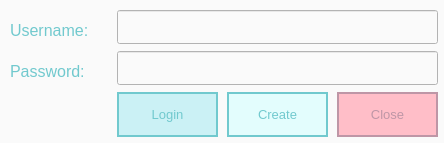
<?xml version="1.0" encoding="UTF-8"?>
<ui version="4.0">
 <class>Dialog</class>
 <widget class="QDialog" name="Dialog">
  <property name="geometry">
   <rect>
    <x>0</x>
    <y>0</y>
    <width>444</width>
    <height>143</height>
   </rect>
  </property>
  <property name="sizePolicy">
   <sizepolicy hsizetype="Maximum" vsizetype="Maximum">
    <horstretch>1</horstretch>
    <verstretch>1</verstretch>
   </sizepolicy>
  </property>
  <property name="minimumSize">
   <size>
    <width>444</width>
    <height>143</height>
   </size>
  </property>
  <property name="maximumSize">
   <size>
    <width>444</width>
    <height>143</height>
   </size>
  </property>
  <property name="sizeIncrement">
   <size>
    <width>1</width>
    <height>1</height>
   </size>
  </property>
  <property name="baseSize">
   <size>
    <width>1</width>
    <height>1</height>
   </size>
  </property>
  <property name="windowTitle">
   <string>Login</string>
  </property>
  <property name="autoFillBackground">
   <bool>false</bool>
  </property>
  <property name="styleSheet">
   <string notr="true">* {
	color:rgb(113, 201, 206);
	background-color: rgb(250, 250, 250);
}

.QPushButton {
	border-width: 2px;
	border-radius: 1em;
	border-style: solid;
	border-color: rgba(113, 201, 206, 255);
	background: rgba(227, 253, 253, 255);
}

#btnLogin {
	background: rgb(203, 241, 245);
}

#btnLogin:hover {
	background: rgba(203, 241, 245, 100);
}

#btnCreate:hover {
	background: rgba(227, 253, 253, 100);
}

#btnClose {
	color: rgb(190, 150, 166);
	background:  rgba(255, 190, 200, 255);
	border-color: rgb(190, 150, 166);
}

#btnClose:hover {
	background:  rgba(255, 170, 255, 100);
}</string>
  </property>
  <property name="inputMethodHints">
   <set>Qt::ImhHiddenText|Qt::ImhNoPredictiveText|Qt::ImhSensitiveData</set>
  </property>
  <widget class="QWidget" name="horizontalLayoutWidget">
   <property name="geometry">
    <rect>
     <x>10</x>
     <y>10</y>
     <width>428</width>
     <height>127</height>
    </rect>
   </property>
   <layout class="QHBoxLayout" name="horizontalLayout_2" stretch="0,0">
    <property name="spacing">
     <number>0</number>
    </property>
    <property name="sizeConstraint">
     <enum>QLayout::SetMinAndMaxSize</enum>
    </property>
    <item>
     <layout class="QVBoxLayout" name="verticalLayout_2" stretch="0,0,0">
      <property name="spacing">
       <number>0</number>
      </property>
      <property name="sizeConstraint">
       <enum>QLayout::SetFixedSize</enum>
      </property>
      <item>
       <widget class="QLabel" name="label">
        <property name="sizePolicy">
         <sizepolicy hsizetype="Preferred" vsizetype="Preferred">
          <horstretch>1</horstretch>
          <verstretch>1</verstretch>
         </sizepolicy>
        </property>
        <property name="minimumSize">
         <size>
          <width>101</width>
          <height>31</height>
         </size>
        </property>
        <property name="sizeIncrement">
         <size>
          <width>1</width>
          <height>1</height>
         </size>
        </property>
        <property name="font">
         <font>
          <family>Segoe UI</family>
          <pointsize>12</pointsize>
         </font>
        </property>
        <property name="text">
         <string>Username:</string>
        </property>
       </widget>
      </item>
      <item>
       <widget class="QLabel" name="label_2">
        <property name="sizePolicy">
         <sizepolicy hsizetype="Preferred" vsizetype="Preferred">
          <horstretch>1</horstretch>
          <verstretch>1</verstretch>
         </sizepolicy>
        </property>
        <property name="minimumSize">
         <size>
          <width>101</width>
          <height>31</height>
         </size>
        </property>
        <property name="sizeIncrement">
         <size>
          <width>1</width>
          <height>1</height>
         </size>
        </property>
        <property name="font">
         <font>
          <family>Segoe UI</family>
          <pointsize>12</pointsize>
         </font>
        </property>
        <property name="text">
         <string>Password:</string>
        </property>
       </widget>
      </item>
      <item>
       <spacer name="verticalSpacer">
        <property name="orientation">
         <enum>Qt::Vertical</enum>
        </property>
        <property name="sizeType">
         <enum>QSizePolicy::Expanding</enum>
        </property>
        <property name="sizeHint" stdset="0">
         <size>
          <width>20</width>
          <height>45</height>
         </size>
        </property>
       </spacer>
      </item>
     </layout>
    </item>
    <item>
     <layout class="QVBoxLayout" name="verticalLayout_3" stretch="0,0,0">
      <property name="spacing">
       <number>7</number>
      </property>
      <property name="sizeConstraint">
       <enum>QLayout::SetFixedSize</enum>
      </property>
      <item>
       <widget class="QLineEdit" name="editUsername">
        <property name="sizePolicy">
         <sizepolicy hsizetype="Preferred" vsizetype="Preferred">
          <horstretch>0</horstretch>
          <verstretch>0</verstretch>
         </sizepolicy>
        </property>
        <property name="minimumSize">
         <size>
          <width>321</width>
          <height>31</height>
         </size>
        </property>
        <property name="sizeIncrement">
         <size>
          <width>0</width>
          <height>0</height>
         </size>
        </property>
        <property name="baseSize">
         <size>
          <width>0</width>
          <height>0</height>
         </size>
        </property>
        <property name="font">
         <font>
          <family>Arial</family>
          <pointsize>12</pointsize>
         </font>
        </property>
       </widget>
      </item>
      <item>
       <widget class="QLineEdit" name="editPassword">
        <property name="sizePolicy">
         <sizepolicy hsizetype="Preferred" vsizetype="Preferred">
          <horstretch>0</horstretch>
          <verstretch>0</verstretch>
         </sizepolicy>
        </property>
        <property name="minimumSize">
         <size>
          <width>321</width>
          <height>31</height>
         </size>
        </property>
        <property name="sizeIncrement">
         <size>
          <width>0</width>
          <height>0</height>
         </size>
        </property>
        <property name="baseSize">
         <size>
          <width>0</width>
          <height>0</height>
         </size>
        </property>
        <property name="font">
         <font>
          <family>Arial</family>
          <pointsize>12</pointsize>
         </font>
        </property>
        <property name="inputMethodHints">
         <set>Qt::ImhHiddenText|Qt::ImhNoAutoUppercase|Qt::ImhNoPredictiveText|Qt::ImhSensitiveData</set>
        </property>
        <property name="inputMask">
         <string/>
        </property>
        <property name="echoMode">
         <enum>QLineEdit::Password</enum>
        </property>
       </widget>
      </item>
      <item>
       <layout class="QHBoxLayout" name="horizontalLayout_3" stretch="0,0,0">
        <property name="spacing">
         <number>7</number>
        </property>
        <property name="sizeConstraint">
         <enum>QLayout::SetFixedSize</enum>
        </property>
        <item alignment="Qt::AlignLeft">
         <widget class="QPushButton" name="btnLogin">
          <property name="sizePolicy">
           <sizepolicy hsizetype="Fixed" vsizetype="Fixed">
            <horstretch>0</horstretch>
            <verstretch>0</verstretch>
           </sizepolicy>
          </property>
          <property name="minimumSize">
           <size>
            <width>101</width>
            <height>45</height>
           </size>
          </property>
          <property name="sizeIncrement">
           <size>
            <width>0</width>
            <height>0</height>
           </size>
          </property>
          <property name="font">
           <font>
            <pointsize>10</pointsize>
           </font>
          </property>
          <property name="cursor">
           <cursorShape>PointingHandCursor</cursorShape>
          </property>
          <property name="autoFillBackground">
           <bool>false</bool>
          </property>
          <property name="styleSheet">
           <string notr="true"/>
          </property>
          <property name="text">
           <string>Login</string>
          </property>
          <property name="default">
           <bool>true</bool>
          </property>
          <property name="flat">
           <bool>false</bool>
          </property>
         </widget>
        </item>
        <item alignment="Qt::AlignHCenter">
         <widget class="QPushButton" name="btnCreate">
          <property name="sizePolicy">
           <sizepolicy hsizetype="Fixed" vsizetype="Fixed">
            <horstretch>0</horstretch>
            <verstretch>0</verstretch>
           </sizepolicy>
          </property>
          <property name="minimumSize">
           <size>
            <width>101</width>
            <height>45</height>
           </size>
          </property>
          <property name="sizeIncrement">
           <size>
            <width>0</width>
            <height>0</height>
           </size>
          </property>
          <property name="font">
           <font>
            <pointsize>10</pointsize>
           </font>
          </property>
          <property name="cursor">
           <cursorShape>PointingHandCursor</cursorShape>
          </property>
          <property name="autoFillBackground">
           <bool>false</bool>
          </property>
          <property name="text">
           <string>Create</string>
          </property>
          <property name="autoDefault">
           <bool>true</bool>
          </property>
          <property name="flat">
           <bool>false</bool>
          </property>
         </widget>
        </item>
        <item alignment="Qt::AlignRight">
         <widget class="QPushButton" name="btnClose">
          <property name="sizePolicy">
           <sizepolicy hsizetype="Fixed" vsizetype="Fixed">
            <horstretch>0</horstretch>
            <verstretch>0</verstretch>
           </sizepolicy>
          </property>
          <property name="minimumSize">
           <size>
            <width>101</width>
            <height>45</height>
           </size>
          </property>
          <property name="sizeIncrement">
           <size>
            <width>0</width>
            <height>0</height>
           </size>
          </property>
          <property name="font">
           <font>
            <pointsize>10</pointsize>
           </font>
          </property>
          <property name="cursor">
           <cursorShape>PointingHandCursor</cursorShape>
          </property>
          <property name="autoFillBackground">
           <bool>false</bool>
          </property>
          <property name="text">
           <string>Close</string>
          </property>
          <property name="flat">
           <bool>false</bool>
          </property>
         </widget>
        </item>
       </layout>
      </item>
     </layout>
    </item>
   </layout>
  </widget>
 </widget>
 <resources/>
 <connections/>
</ui>
